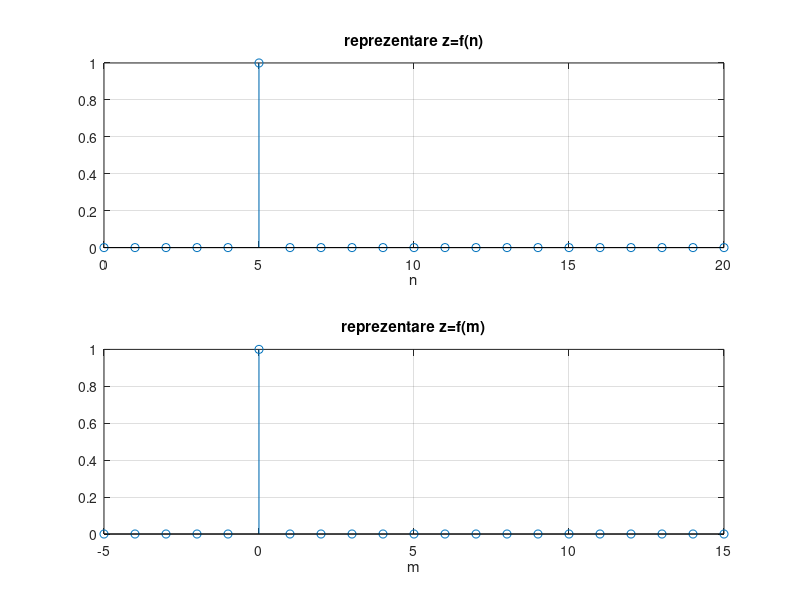
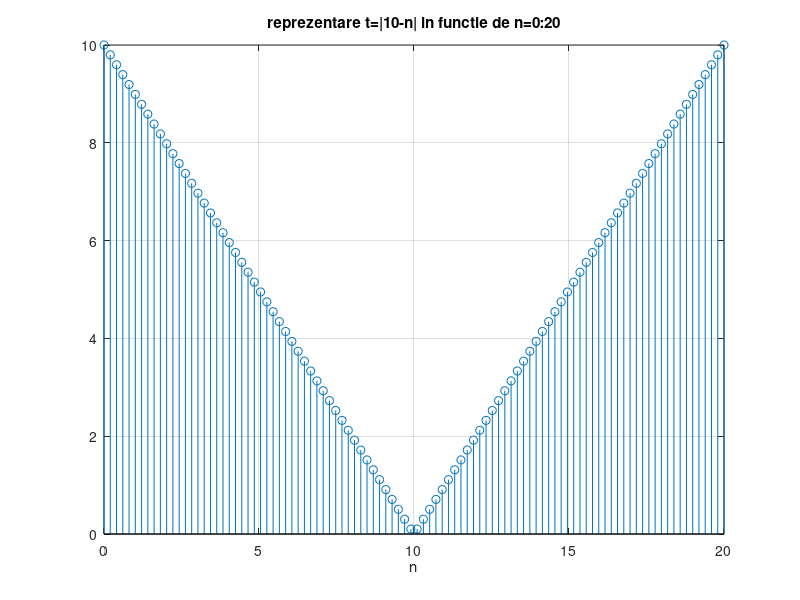
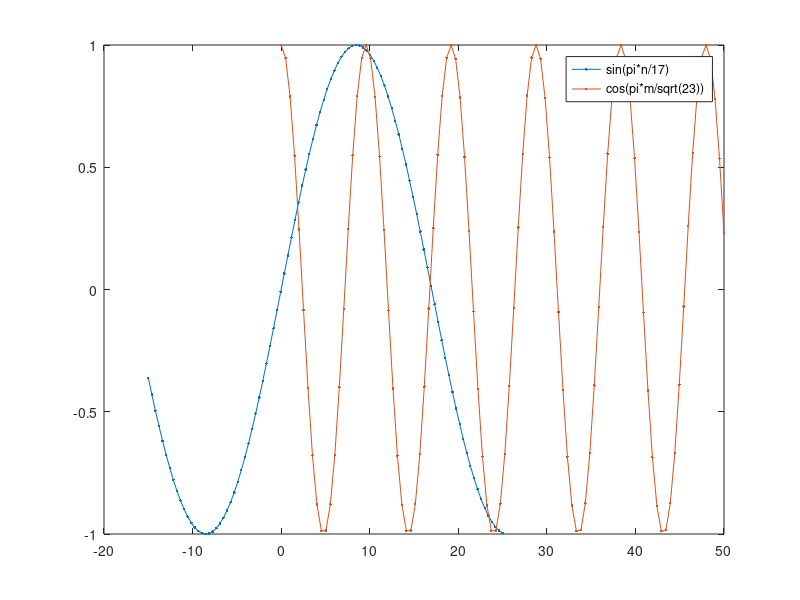
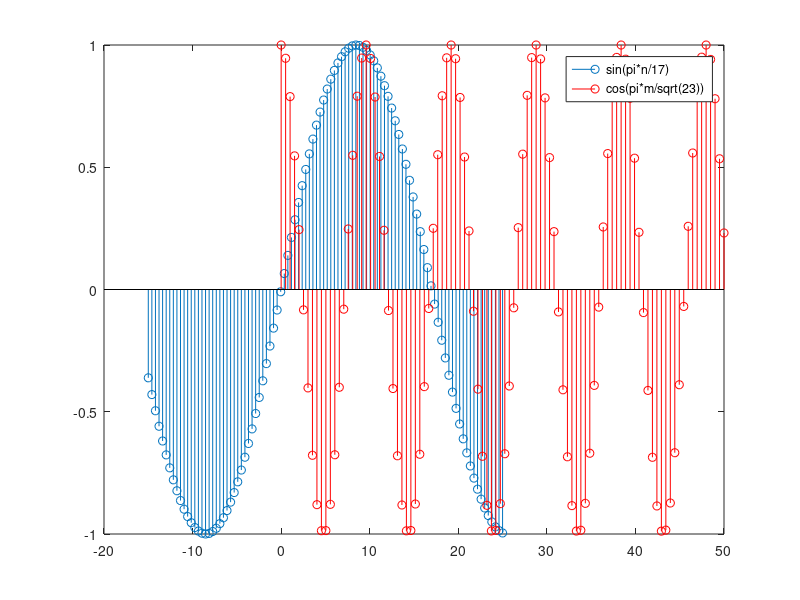

These figures' MATLAB source, in order:
%subpunctul a).

%vom crea un vector linie cu 21 de elemente egale cu 0
z=zeros(1,21);
%facem elementul de pe pozitia 6 egal cu 1
z(6)=1;
%vom crea un vector linie n cu elemente de la 1 la 20 ce contine acelasi
%numar de elemente ca vectorul z (21)
n=linspace(0,20,21);
%vom crea un vector linie m cu elemente de la -5 la 15 ce contine acelasi
%numar de elemente ca vectorul z (21)
m=linspace(-5,15,21);
%reprezentam vectorul z in functie de n si m in acelasi sistem de
%coordonate
h=figure;
set(h,'name','subpunct a','numbertitle','off')

subplot(2,1,1),stem(n,z),xlabel('n'),title('reprezentare z=f(n)'),grid
hold on
subplot(2,1,2),stem(m,z),xlabel('m'),title('reprezentare z=f(m)'),grid
hold off

%subpunctul b).

%cream vectorul n in functie de care se va reprezenta t
n=linspace(0,20);
%cream vectorul t=|10-n|
t=abs(10-n);
%reprezentam t in functie de n
h=figure;
set(h,'name','subpunct b','numbertitle','off')
stem(n,t),title('reprezentare t=|10-n| in functie de n=0:20'), xlabel('n'),grid

%subpunctul c).

%cream n in functie de care vom reprezenta x1
n=linspace(-15,25);
%cream x1
x1=sin(pi*n/17);
%cream m in functie de care vom reprezenta x2
m=linspace(0,50);
%cream x2
x2=cos(pi*m/sqrt(23));

%reprezentam x1 si x2 in acelasi sistem de coordonate, folosind comanda
%plot, iar apoi stem
h=figure;
set(h,'name','subpunct c, plot x1 si x2 pe acelasi grafic','numbertitle','off')
plot(n,x1,'.-', 'DisplayName', 'sin(pi*n/17)'),grid
hold on
plot(m,x2,'.-', 'DisplayName', 'cos(pi*m/sqrt(23))'),grid
hold off
legend('show')
h=figure;
set(h,'name','subpunct c, stem x1 si x2 pe acelasi grafic','numbertitle','off')
stem(n,x1,'DisplayName', 'sin(pi*n/17)'),grid
hold on
stem(m,x2,'r', 'DisplayName', 'cos(pi*m/sqrt(23))'),grid
hold off
legend('show')

%reprezentam x1 si x2 in doua "miniferestre" grafice plasate una sub alta,
%folosind intai comanda plot, iar apoi stem
h=figure;
set(h,'name','subpunct c, plot x1 si x2 in doua miniferestre','numbertitle','off')
subplot(2,1,1),plot(n,x1),title('reprezentare sin(n*pi/17)'),xlabel('n'),grid
subplot(2,1,2),plot(m,x2),title('reprezentare cos(m*pi/sqrt(23))'),xlabel('m'),grid
h=figure;
set(h,'name','subpunct c, stem x1 si x2 in doua miniferestre','numbertitle','off')
subplot(2,1,1),stem(n,x1),title('reprezentare sin(n*pi/17)'),xlabel('n'),grid
subplot(2,1,2),stem(m,x2),title('reprezentare cos(m*pi/sqrt(23))'),xlabel('m'),grid


